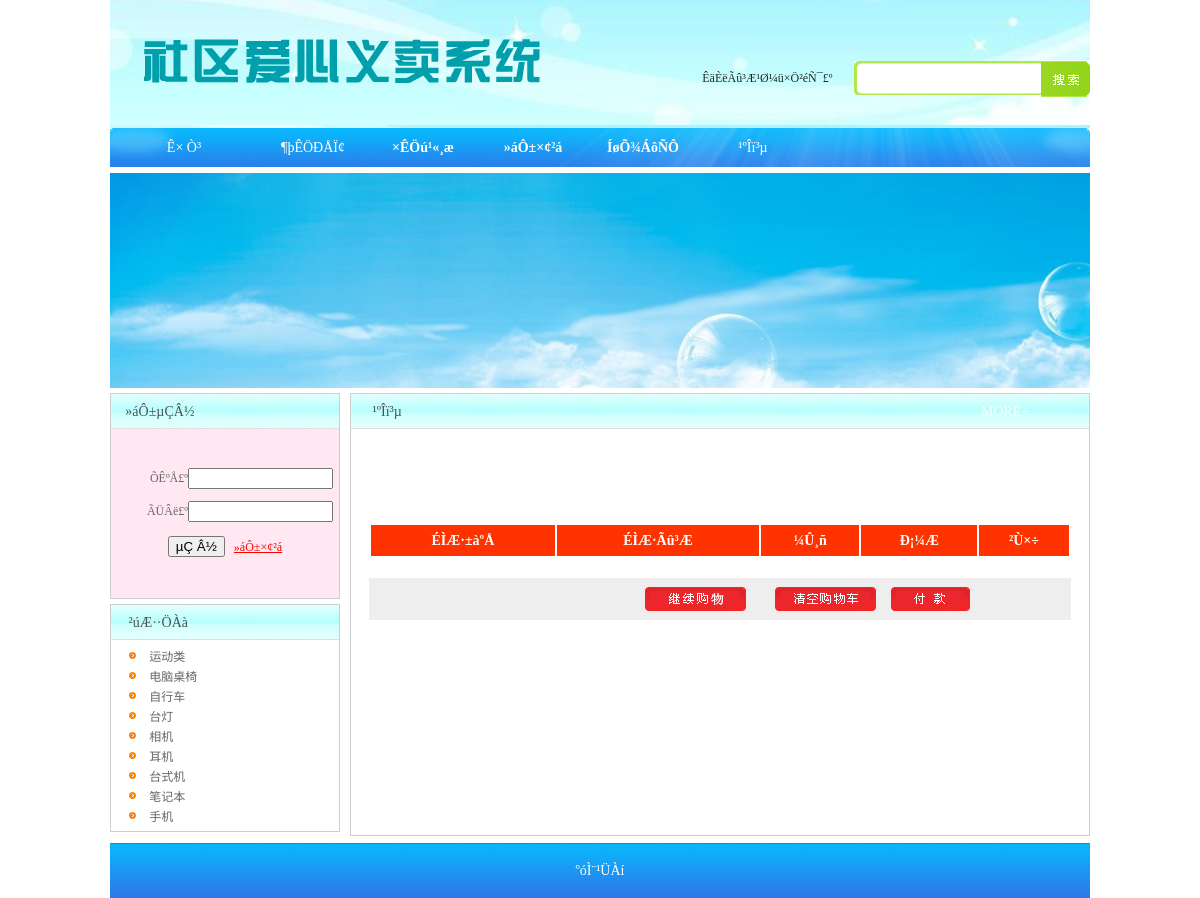
/basket.php, run on the app's committed database.
### tables this page shows
CREATE TABLE `category` (
  `c_id` int(4) NOT NULL AUTO_INCREMENT,
  `category` varchar(100) DEFAULT NULL,
  PRIMARY KEY (`c_id`)
);

### inc_fl.php (the view, shortened to what this page needs)
<table width="100%" border="0" cellpadding="0" cellspacing="0" class="border">
            <tr>
              <td height="35" background="images/lm1.jpg"><table width="70%" height="24" border="0" cellpadding="0" cellspacing="0">
                  <tr>
                    <td width="11%" align="center" valign="middle">&nbsp;</td>
                    <td width="89%" align="left" valign="middle" class="hei14">²úÆ··ÖÀà</td>
                  </tr>
              </table></td>
            </tr>
            <tr>
              <td height="191" align="center" valign="middle"><table width="95%" border="0" cellspacing="0" cellpadding="0">
			  <?
		$sql="select * from category order by  c_id desc";
		$query=mysqli_query($conn,$sql);
		while($rs=mysqli_fetch_array($query))
		{
		?>
                  <tr>
                    <td width="15%" height="20" align="center" valign="middle"><img src="images/oic_02.gif" width="7" height="7" /></td>
                    <td width="85%" align="left" valign="middle" class="text12"><a href="product.php?c_id=<?=$rs["c_id"]?>" class="text12"><?=$rs["category"]?></a></td>
                  </tr>
             <?
		}
	?>
              </table></td>
            </tr>
        </table>

### style.css (style rules this page uses)
body { margin-left: 0px; margin-top: 0px; margin-right: 0px; margin-bottom: 0px; background-color: #ffffff; }
.border { border:#cecece solid 1px; }
.text12 { font-size:12px; color:#666666; font-family: "����"; text-decoration:none; }
.hei14 { color:#515151; "����"; text-decoration:none; font-size:14px; }

### data on the page
category: category "运动类"
category: category "电脑桌椅"
category: category "自行车"
category: category "台灯"
category: category "相机"
category: category "耳机"
category: category "台式机"
category: category "笔记本"
category: category "手机"
